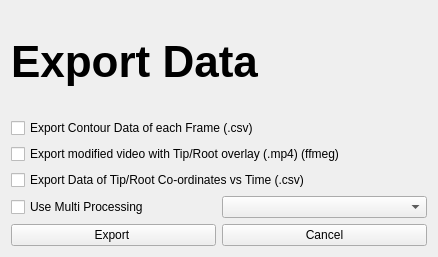
<?xml version="1.0" encoding="UTF-8"?>
<ui version="4.0">
 <class>CustomDialogForm</class>
 <widget class="QWidget" name="CustomDialogForm">
  <property name="geometry">
   <rect>
    <x>0</x>
    <y>0</y>
    <width>438</width>
    <height>257</height>
   </rect>
  </property>
  <property name="windowTitle">
   <string>Form</string>
  </property>
  <layout class="QGridLayout" name="gridLayout">
   <item row="0" column="0">
    <layout class="QVBoxLayout" name="verticalLayout_3">
     <item>
      <widget class="QLabel" name="label">
       <property name="font">
        <font>
         <pointsize>33</pointsize>
         <bold>true</bold>
        </font>
       </property>
       <property name="text">
        <string>Export Data</string>
       </property>
      </widget>
     </item>
     <item>
      <layout class="QVBoxLayout" name="verticalLayout_2">
       <item>
        <layout class="QVBoxLayout" name="verticalLayout">
         <item>
          <widget class="QCheckBox" name="contourDataEachFrame">
           <property name="text">
            <string>Export Contour Data of each Frame (.csv)</string>
           </property>
          </widget>
         </item>
         <item>
          <widget class="QCheckBox" name="tipRootOverlayVideo">
           <property name="text">
            <string>Export modified video with Tip/Root overlay (.mp4) (ffmeg)</string>
           </property>
          </widget>
         </item>
         <item>
          <widget class="QCheckBox" name="tipRootCoordinates">
           <property name="text">
            <string>Export Data of Tip/Root Co-ordinates vs Time (.csv)</string>
           </property>
          </widget>
         </item>
         <item>
          <layout class="QHBoxLayout" name="horizontalLayout">
           <item>
            <widget class="QCheckBox" name="multiProcessing">
             <property name="text">
              <string>Use Multi Processing</string>
             </property>
            </widget>
           </item>
           <item>
            <widget class="QComboBox" name="multiProcValues"/>
           </item>
          </layout>
         </item>
        </layout>
       </item>
       <item>
        <layout class="QHBoxLayout" name="horizontalLayout_2">
         <item>
          <widget class="QPushButton" name="exportButton">
           <property name="text">
            <string>Export </string>
           </property>
          </widget>
         </item>
         <item>
          <widget class="QPushButton" name="cancelButton">
           <property name="text">
            <string>Cancel</string>
           </property>
          </widget>
         </item>
        </layout>
       </item>
      </layout>
     </item>
    </layout>
   </item>
  </layout>
 </widget>
 <resources/>
 <connections/>
</ui>
